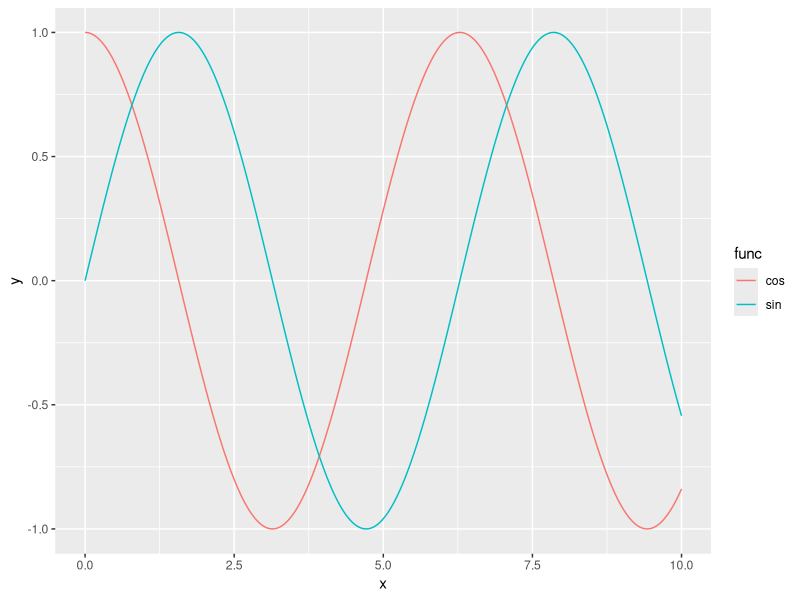
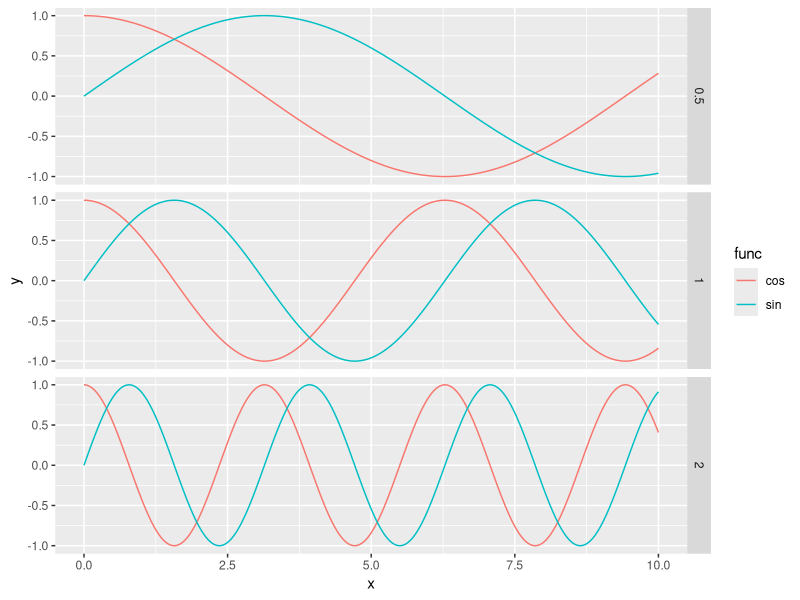

Reproduce these figures in R, in order.
## ---- chunk 1
library(tidyverse)
## ---- chunk 2
# Creating a data frame in R
milk_df <- tibble(
  Milk_Type = c("Almond", "Soy", "Oat", "Rice"),
  Calories = c(60, 100, 120, 130),
  Protein = c(1, 7, 3, 1),
  Fiber = c(1, 2, NA, NA),
  Carbohydrates = c(8, 10, 20, 25),
  Sugars = c(7, NA, 19, NA),
  Fats = c(2.5, 4, 2.5, 2.5)
)
print(milk_df)
## ---- chunk 3
# Accessing the 'Calories' column in R
milk_df$Calories
## ---- chunk 4
# Using the select() function in R
milk_df |> select(Calories)
## ---- chunk 5
# Accessing the 'Calories' and 'Protein' columns in R and storing it 
# in a new variable
calories_protein <- milk_df |> select(Calories, Protein)
calories_protein
## ---- chunk 6
# Accessing the first row in R
milk_df[1, ]

# Accessing the first and second rows in R
milk_df[1:2, ]
## ---- chunk 7
# Accessing a subset of the data frame in R
subset_df <- milk_df[1:2, c("Milk_Type", "Calories", "Protein")]
# alternatively 
# subset_df <- milk_df[1:2, 1:3]

subset_df
## ---- chunk 8
# Imputing missing values in R
# overwriting the original dataset
milk_df$Fiber[is.na(milk_df$Fiber)] <- c(1.2, 0.7)
milk_df
## ---- chunk 9
# Accessing information about the data frame in R
# dimensions 
dim(milk_df)
# number of rows and columns
nrow(milk_df)
ncol(milk_df)

# variable names
colnames(milk_df)

# summary statistics
summary(milk_df)
## ---- chunk 10
x = seq(0, 10, by=0.01)
names = c("sin", "cos")
funcs = c(sin, cos)
freqs = c(1, 1)
df_gen <- \(name, fx, fr) data.frame(x = x,
                           y = fx(fr * x),
                           freq = fr,
                           func = name)
db <- pmap(list(names, funcs, freqs), df_gen) |> reduce(bind_rows)
ggplot(db) + aes(x=x, y=y, col=func) + geom_line()
## ---- chunk 11
x = seq(0, 10, by=0.01)
names = c("sin", "cos") |> rep(3)
funcs = c(sin, cos) |> rep(3)
freqs = c(.5, 1, 2) |> rep(2)
db <- pmap(list(names, funcs, freqs), df_gen) |> reduce(bind_rows)
ggplot(db) + aes(x=x, y=y, col=func) + geom_line() + facet_grid(freq~.)
